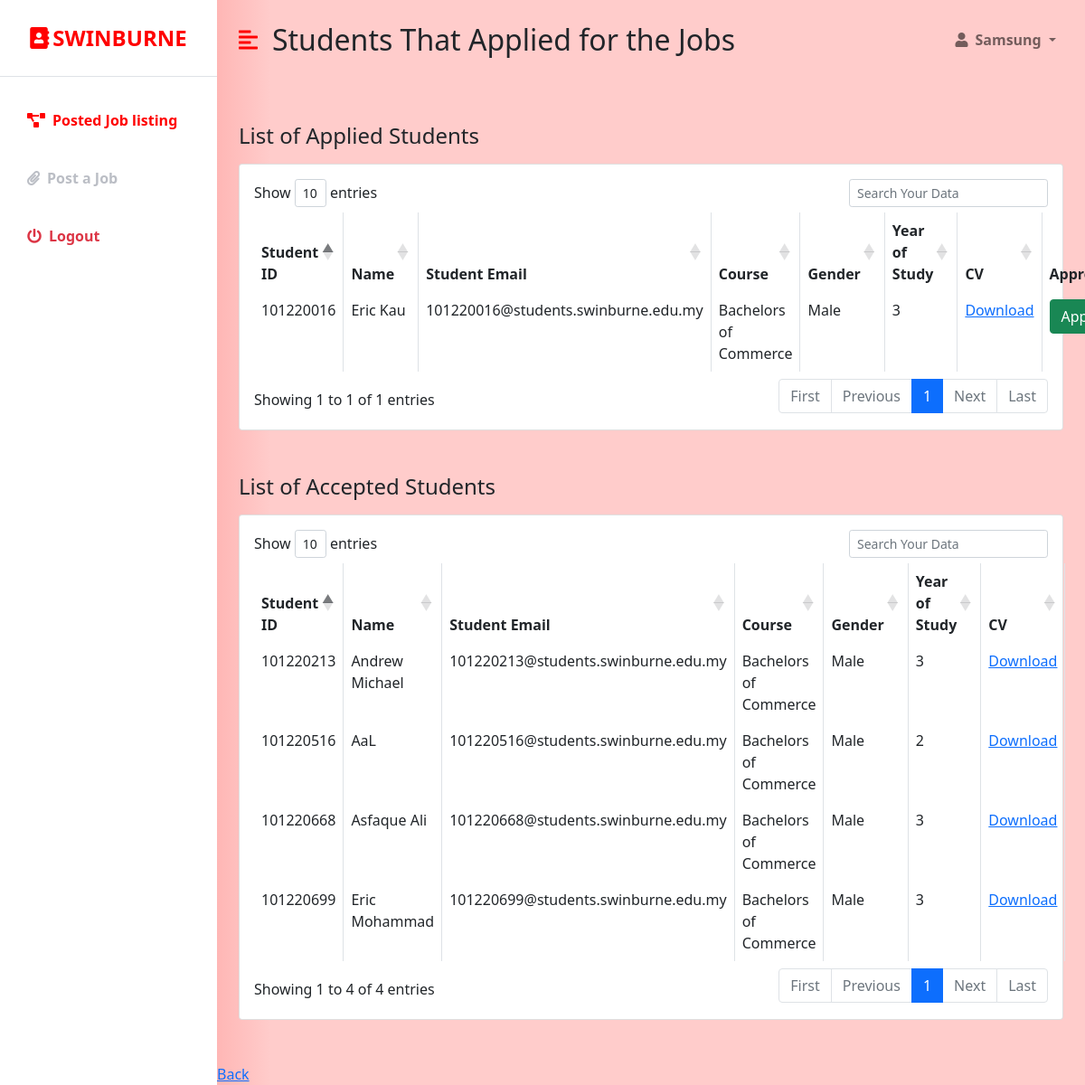
The page /in_applicants.php?data=20 (signed in) on the database its author committed.
### tables this page shows
CREATE TABLE `student` (
  `STUDENT_ID` int(255) NOT NULL,
  `NAME` varchar(50) NOT NULL,
  `STUDENT_EMAIL` varchar(100) NOT NULL,
  `COURSE` varchar(50) NOT NULL,
  `ENROLL` varchar(255) DEFAULT NULL,
  `SUPERVISOR` varchar(50) DEFAULT NULL,
  `GENDER` varchar(7) NOT NULL,
  `CURRENT_RESIDENCE` varchar(100) NOT NULL,
  `CONTACT_NO` varchar(20) NOT NULL,
  `YEAR_OF_STUDY` varchar(1) NOT NULL,
  `PASSWORD` varchar(20) NOT NULL,
  `CV` varchar(30) DEFAULT NULL,
  `USERNAME` varchar(20) NOT NULL
);

### In_applicants.php (the view, shortened to what this page needs)
<?php
if (isset($_SESSION['company_id']) && isset($_SESSION['user_email'])) {
?>
<!DOCTYPE html>
<html lang="en">
<head>
    <link href="https://cdn.jsdelivr.net/npm/bootstrap@5.0.0-beta3/dist/css/bootstrap.min.css" rel="stylesheet" />
    <link rel="stylesheet" href="https://cdnjs.cloudflare.com/ajax/libs/font-awesome/5.15.3/css/all.min.css" />
    <link rel="stylesheet" href="styles.css" />
    <link rel="stylesheet" href="https://cdn.datatables.net/1.10.18/css/dataTables.bootstrap4.min.css">
</head>
<body>
       <?php
                                 $conn = new mysqli('localhost', 'root', '', 'ims');
                                   if(isset($_GET['data'])){
                                        $Jid =  $_GET['data'];
                                    }
                                    else{
                                        $Jid = "";
                                    }
                                 if(isset($_GET['search'])){
                                    $searchKey = $_GET['search'];
                                    $sql = "SELECT student.STUDENT_ID,student.NAME, student.STUDENT_EMAIL, student.COURSE, student.GENDER, student.YEAR_OF_STUDY
                                    from student
                                    INNER join applicants ON student.STUDENT_ID = applicants.STUDENT_ID
                                    student.COURSE LIKE '%$searchKey%'";
                                 }else
                                 $sql = "SELECT student.STUDENT_ID,student.NAME, student.STUDENT_EMAIL, student.COURSE, student.GENDER, student.YEAR_OF_STUDY
                                        from student
                                        INNER join applicants ON student.STUDENT_ID = applicants.STUDENT_ID
                                        WHERE applicants.Job_ID =$Jid and applicants.confirmation is null";
                                $result = $conn->query($sql);
                                $sql2 = "SELECT student.STUDENT_ID,student.NAME, student.STUDENT_EMAIL, student.COURSE, student.GENDER, student.YEAR_OF_STUDY
                                        from student
                                        INNER join applicants ON student.STUDENT_ID = applicants.STUDENT_ID
                                        WHERE applicants.Job_ID =$Jid and applicants.confirmation is not null";
                                $listing = $conn ->query($sql2);
                        ?>
<div class="d-flex" id="wrapper">
        <div class="bg-white" id="sidebar-wrapper">
            <div class="sidebar-heading text-center py-4 primary-text fs-4 fw-bold text-uppercase border-bottom"><i
                    class="fas fa-address-book me-1"></i>Swinburne</div>
            <div class="list-group list-group-flush my-3">
                  <a href="in_joblist.php" class="list-group-item list-group-item-action bg-transparent second-text active"><i
                        class="fas fa-project-diagram me-2"></i>Posted Job listing</a>
                <a href="Jobs.php" class="list-group-item list-group-item-action bg-transparent second-text fw-bold"><i
                        class="fas fa-paperclip me-2"></i>Post a Job</a>
                <a href="student_logout.php" class="list-group-item list-group-item-action bg-transparent text-danger fw-bold"><i
                        class="fas fa-power-off me-2"></i>Logout</a>
            </div>
        </div>
        <div id="page-content-wrapper">
            <nav class="navbar navbar-expand-lg navbar-light bg-transparent py-4 px-4">
                <div class="d-flex align-items-center">
                    <i class="fas fa-align-left primary-text fs-4 me-3" id="menu-toggle"></i>
                    <h2 class="fs-2 m-0">Students That Applied for the Jobs</h2>
                </div>
                <div class="collapse navbar-collapse" id="navbarSupportedContent">
                    <ul class="navbar-nav ms-auto mb-2 mb-lg-0">
                        <li class="nav-item dropdown">
                            <a class="nav-link dropdown-toggle second-text fw-bold" href="#" id="navbarDropdown"
                                role="button" data-bs-toggle="dropdown" aria-expanded="false">
                                <i class="fas fa-user me-2"></i><?=$_SESSION['user_full_name']?>
                            </a>
                        </li>
                    </ul>
                </div>
            </nav>
            <div class="container-fluid px-4">
                <div class="row my-5">
                    <h3 class="fs-4 mb-3">List of Applied Students</h3>
                    <div class="col">
                        <div class="card">
                            <div class="card-body">
                            <form method="POST">
                                <table id="datatableid" class="table table-bordered">
                                <thead>
                                <tr>
                                    <th scope="col">Student ID</th>
                                    <th scope="col">Name</th>
                                    <th scope="col">Student Email</th>
                                    <th scope="col">Course</th>
                                    <th scope="col">Gender</th>
                                    <th scope="col">Year of Study</th>
                                    <th scope="col">CV</th>
                                    <th scope="col">Approval</th>
                                </tr>
                                </thead>
                                <tbody>
                             <?php while( $row = $result->fetch_object() ): ?>
                                <tr>
                                    <td><?php echo $row->STUDENT_ID?></td>
                                    <td><?php echo $row->NAME?></td>
                                    <td><?php echo $row->STUDENT_EMAIL?></td>
                                    <td><?php echo $row->COURSE?></td>
                                    <td><?php echo $row->GENDER?></td>
                                    <td><?php echo $row->YEAR_OF_STUDY?></td>
                                    <td><?php echo "<a href='uploads/profile".$row -> STUDENT_ID.".pdf' download>Download</a>"?></td>
                                    <td><button type="submit" name = "Apply" class="btn btn-success editbtn" value ='<?php echo $job = $row->STUDENT_ID?>'>Approve</button></td>
                              </tr>
                              <?php endwhile; ?>
                          </tbody>
                        </table>
                        </form>
                            </div>
                        </div>
                    </div>
                </div>
            </div>
            <div class="container-fluid px-4">
                <div class="row my-5">
                    <h3 class="fs-4 mb-3">List of Accepted Students</h3>
                    <div class="col">
                        <div class="card">
                            <div class="card-body">
                            <form method="POST">
                                <table id="datatableid1" class="table table-bordered">
                                <thead>
                                <tr>
                                <th scope="col">Student ID</th>
                                 <th scope="col">Name</th>
                                 <th scope="col">Student Email</th>
                                 <th scope="col">Course</th>
                                 <th scope="col">Gender</th>
                                 <th scope="col">Year of Study</th>
                                 <th scope="col">CV</th>
                                </tr>
                                </thead>
                                <tbody>
                             <?php while( $row = $listing->fetch_object() ): ?>
                                <tr>
                                 <td><?php echo $row->STUDENT_ID?></td>
                                 <td><?php echo $row->NAME?></td>
                                 <td><?php echo $row->STUDENT_EMAIL?></td>
                                 <td><?php echo $row->COURSE?></td>
                                 <td><?php echo $row->GENDER?></td>
                                 <td><?php echo $row->YEAR_OF_STUDY?></td>
                                 <td><?php echo "<a href='uploads/profile".$row -> STUDENT_ID.".pdf' download>Download</a>"?></td>
                              </tr>
                              <?php endwhile; ?>
                          </tbody>
                        </table>
                        </form>
                            </div>
                        </div>
                    </div>
                </div>
            </div>
  <a href="in_joblist.php"> Back </a>
        </div>
    </div>
</body>
</html>
<?php
}else {
   header("Location:  industry_login.php");
}
 ?>

### styles.css (style rules this page uses)
:root { --main-bg-color: #ffcccb; --main-text-color: #ff0000; --second-text-color: #bbbec5; --second-bg-color: #ffcccb }
.primary-text { color: var(--main-text-color); }
.second-text { color: var(--second-text-color); }
#wrapper { overflow-x: hidden; background-image: linear-gradient( to right, #ff615d, #ffcccb, #ffcccb, #ffcccb, #ffcccb ); }
#sidebar-wrapper { min-height: 100vh; margin-left: -15rem; -webkit-transition: margin 0.25s ease-out; -moz-transition: margin 0.25s ease-out; -o-transition: margin 0.25s ease-out; transition: margin 0.25s ease-out; }
#sidebar-wrapper .sidebar-heading { padding: 0.875rem 1.25rem; font-size: 1.2rem; }
#sidebar-wrapper .list-group { width: 15rem; }
#page-content-wrapper { min-width: 100vw; }
#menu-toggle { cursor: pointer; }
.list-group-item { border: none; padding: 20px 30px; }
.list-group-item.active { background-color: transparent; color: var(--main-text-color); font-weight: bold; border: none; }
@media (min-width: 768px) { #sidebar-wrapper { margin-left: 0; } }
@media (min-width: 768px) { #page-content-wrapper { min-width: 0; width: 100%; } }

### rows shown on the page
student: STUDENT_ID "101220016", NAME "Eric Kau", STUDENT_EMAIL "101220016@students.swinburne.edu.my", COURSE "Bachelors of Commerce", GENDER "Male", YEAR_OF_STUDY "3"
student: STUDENT_ID "101220516", NAME "AaL", STUDENT_EMAIL "101220516@students.swinburne.edu.my", COURSE "Bachelors of Commerce", GENDER "Male", YEAR_OF_STUDY "2"
student: STUDENT_ID "101220213", NAME "Andrew Michael", STUDENT_EMAIL "101220213@students.swinburne.edu.my", COURSE "Bachelors of Commerce", GENDER "Male", YEAR_OF_STUDY "3"
student: STUDENT_ID "101220668", NAME "Asfaque Ali", STUDENT_EMAIL "101220668@students.swinburne.edu.my", COURSE "Bachelors of Commerce", GENDER "Male", YEAR_OF_STUDY "3"
student: STUDENT_ID "101220699", NAME "Eric Mohammad", STUDENT_EMAIL "101220699@students.swinburne.edu.my", COURSE "Bachelors of Commerce", GENDER "Male", YEAR_OF_STUDY "3"

### other values the page prints
$_SESSION['user_full_name'] "Samsung"
